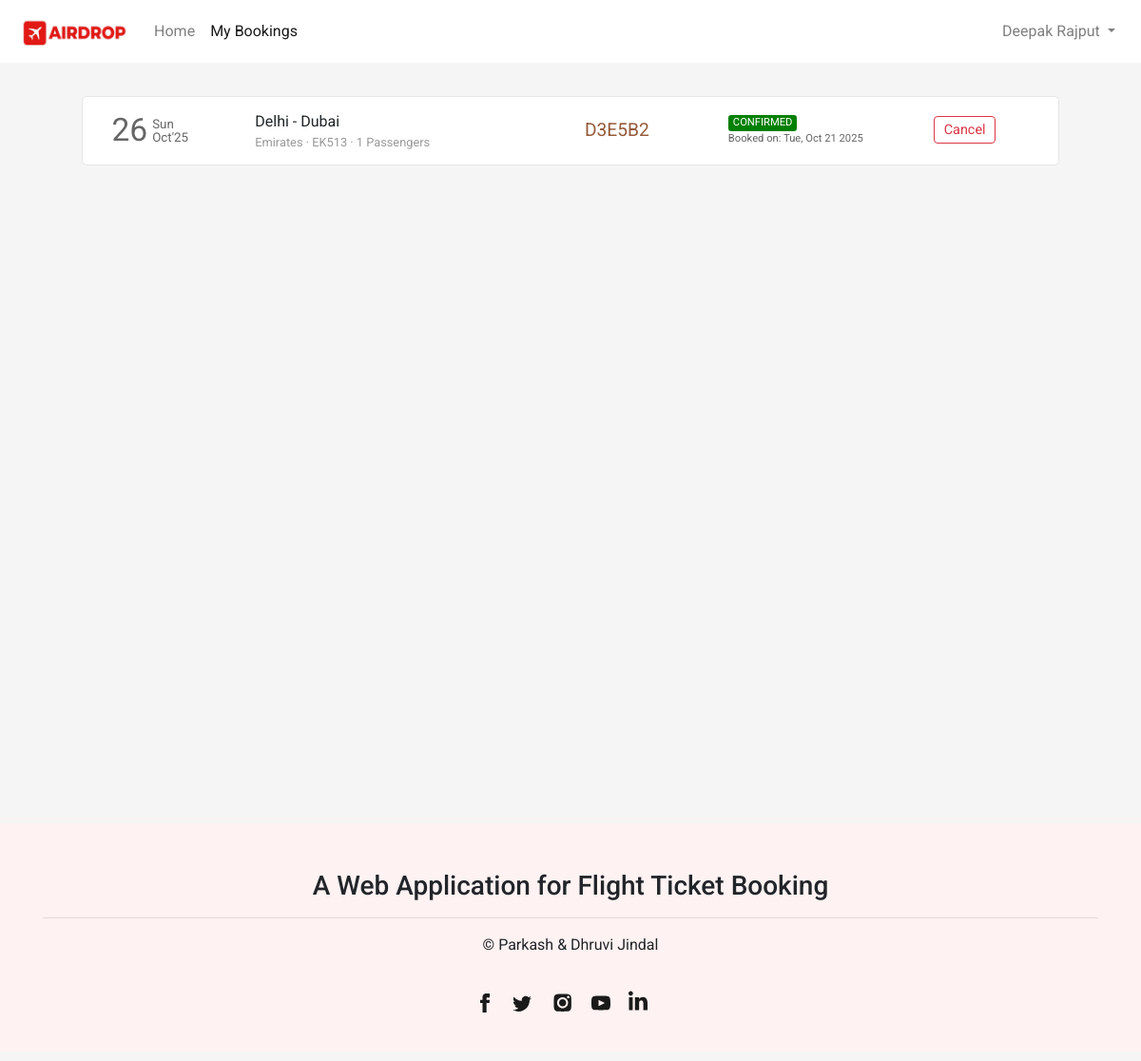
The app's page /flight/bookings (signed in), older data.
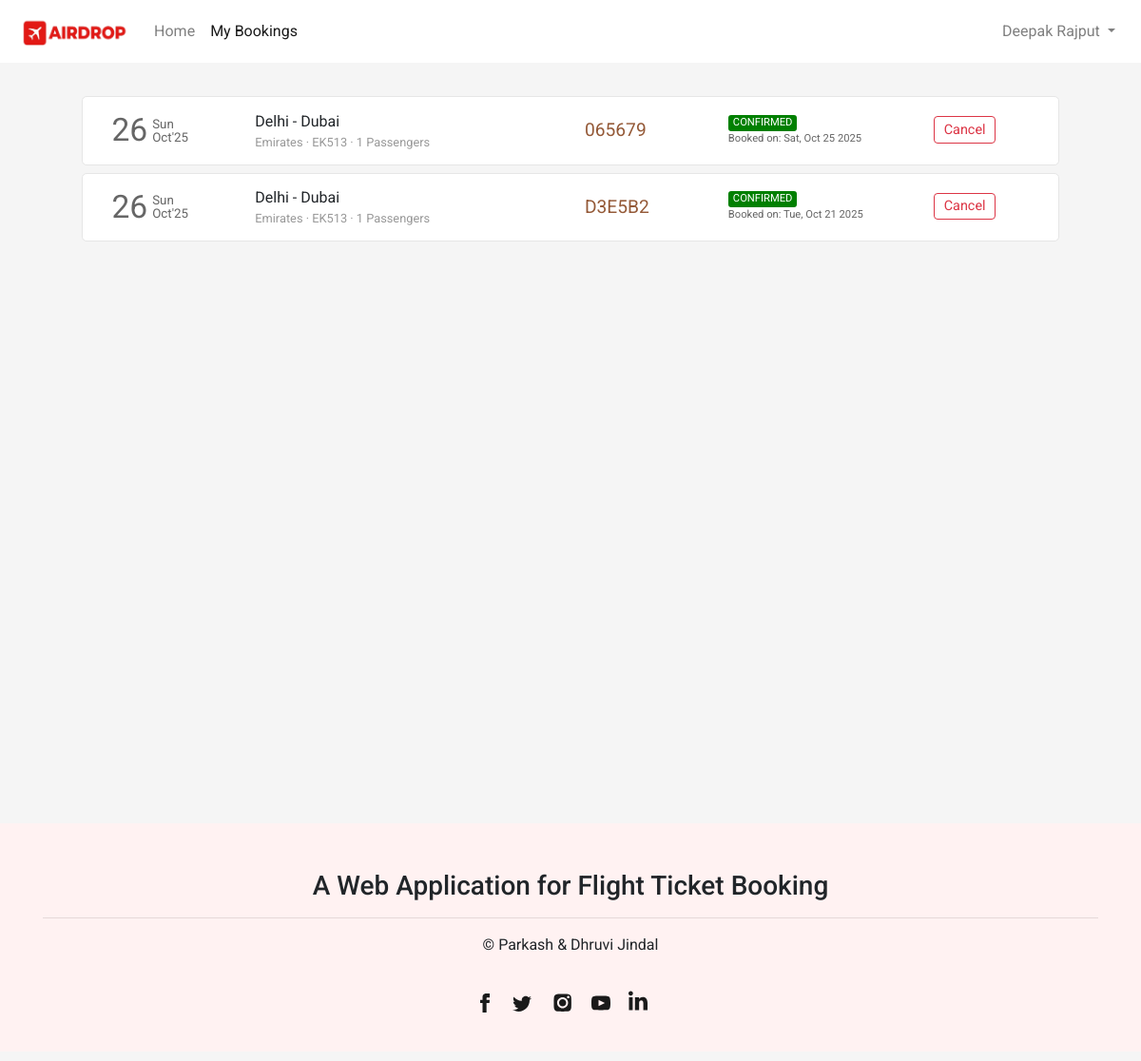
The same page, newer data.
### flight/models.py (models this page shows, shortened)
class User(AbstractUser):
    def __str__(self):
        return f"{self.id}: {self.first_name} {self.last_name}"

class Ticket(models.Model):
    user = models.ForeignKey(User,on_delete=models.CASCADE,related_name="bookings", blank=True, null=True)
    ref_no = models.CharField(max_length=6, unique=True)
    passengers = models.ManyToManyField(Passenger, related_name="flight_tickets")
    flight = models.ForeignKey(Flight, on_delete=models.CASCADE, related_name="tickets", blank=True, null=True)
    flight_ddate = models.DateField(blank=True, null=True)
    flight_adate = models.DateField(blank=True, null=True)
    flight_fare = models.FloatField(blank=True,null=True)
    other_charges = models.FloatField(blank=True,null=True)
    coupon_used = models.CharField(max_length=15,blank=True)
    coupon_discount = models.FloatField(default=0.0)
    total_fare = models.FloatField(blank=True, null=True)
    seat_class = models.CharField(max_length=20, choices=SEAT_CLASS)
    booking_date = models.DateTimeField(default=datetime.now)
    mobile = models.CharField(max_length=20,blank=True)
    email = models.EmailField(max_length=45, blank=True)
    status = models.CharField(max_length=45, choices=TICKET_STATUS)

class Flight(models.Model):
    origin = models.ForeignKey(Place, on_delete=models.CASCADE, related_name="departures")
    destination = models.ForeignKey(Place, on_delete=models.CASCADE, related_name="arrivals")
    depart_time = models.TimeField(auto_now=False, auto_now_add=False)
    depart_day = models.ManyToManyField(Week, related_name="flights_of_the_day")
    duration = models.DurationField(null=True)
    arrival_time = models.TimeField(auto_now=False, auto_now_add=False)
    plane = models.CharField(max_length=24)
    airline = models.CharField(max_length=64)
    economy_fare = models.FloatField(null=True)
    business_fare = models.FloatField(null=True)
    first_fare = models.FloatField(null=True)

class Place(models.Model):
    city = models.CharField(max_length=64)
    airport = models.CharField(max_length=64)
    code = models.CharField(max_length=3)
    country = models.CharField(max_length=64)

### flight/views.py (the view)
# urls.py: path('flight/bookings', views.bookings, name="bookings"),
def bookings(request):
    if request.user.is_authenticated:
        tickets = Ticket.objects.filter(user=request.user).order_by('-booking_date')
        return render(request, 'flight/bookings.html', {
            'page': 'bookings',
            'tickets': tickets
        })
    else:
        return HttpResponseRedirect(reverse('login'))

### flight/templates/flight/bookings.html (shortened to what this page needs)
{% extends 'flight/layout.html' %}
{% load static %}
{% block head %}
    <link rel="stylesheet" href="{% static 'css/bookings_style.css' %}">
{% endblock head %}
{% block body %}
    <section class="section section1">
        <div class="container">
            {% if tickets %}
                {% for ticket in tickets %}
                    <div class="row each-booking-div" id="{{ticket.ref_no}}">
                        <div class="col-2" style="display: flex;">
                            <div style="display: flex; color: #666666; margin-top: auto;">
                                <div>
                                    <span style="font-size: 2.1em;">{{ticket.flight_ddate | date:"d"}}</span>
                                </div>
                                <div style="font-size: smaller; display: flex; margin: auto 0; padding-left: 5px; line-height: 1em;">
                                    <div style="margin: auto;">
                                        <div style="margin-bottom: 1px;">{{ticket.flight_ddate | date:"D"}}</div>
                                        <div style="margin-top: 1px;">{{ticket.flight_ddate | date:"M'y"}}</div>
                                    </div>
                                </div>
                            </div>
                        </div>
                        <div class="col-4 middle-div">
                            <div style="width:100%">
                                <div class="row places-div" style=" display: flex;">
                                    <div style="max-width: 45%;">{{ticket.flight.origin.city}}</div>
                                    <div>&nbsp;-&nbsp;</div>
                                    <div style="max-width: 45%;">{{ticket.flight.destination.city}}</div>
                                </div>
                                <div class="row places-div" style="font-size: .8em; color: #999999; ">
                                    <div style="max-width: 100%;">{{ticket.flight.airline}} &middot; {{ticket.flight.plane}} &middot; {{ticket.passengers.count}} Passengers</div>
                                </div>
                            </div>
                        </div>
                        <div class="col-2 middle-div">
                            <div style="font-size: 1.2em; color: #945937;">{{ticket.ref_no}}</div>
                        </div>
                        <div class="col-2 middle-div">
                            <div>
                                <div class="row status-div">
                                    {% if ticket.status == 'CONFIRMED' %}
                                        <div class="green">{{ticket.status}}</div>
                                    {% endif %}
                                </div>
                                <div class="row booking-date-div" style="font-size: .7em; color: #666;">
                                    {% if ticket.status == 'CONFIRMED' %}
                                        Booked on: {{ticket.booking_date | date:"D, M d Y"}}
                                    {% endif %}
                                </div>
                            </div>
                        </div>
                        <div class="col-2 last-div">
                            <div>
                                <div class="ticket-action-div">
                                    {% if ticket.status == 'CONFIRMED' %}
                                        <button class="btn btn-outline-danger btnp cbtn"  data-ref="{{ticket.ref_no}}" onclick="popup(this)">Cancel</button>
                                    {% endif %}
                                </div>
                            </div>
                        </div>
                    </div>
                {% endfor %}
            {% endif %}
        </div>
    </section>
{% endblock %}

### flight/templates/flight/layout.html (shortened to what this page needs)
{% load static%}
<!DOCTYPE html>
<html lang="en">
<head>
  <link rel="stylesheet" href="https://stackpath.bootstrapcdn.com/bootstrap/4.4.1/css/bootstrap.min.css">
  <link rel="stylesheet" href="https://use.typekit.net/cav5lva.css">
  <link rel="stylesheet" href="{% static 'css/layout_style.css' %}">
  {% block head %}
  {% endblock %}
</head>
<body>
  <div class="container-fluid">
    <nav class="navbar navbar-expand-lg navbar-light">
      <a class="navbar-brand" href="{% url 'index' %}">
          <img src="{% static 'img/icon_logo.png' %}" height="34" alt="">
      </a>
      <div class="collapse navbar-collapse" id="navbarSupportedContent">
        <ul class="navbar-nav mr-auto">
          <li class="nav-item {% if not page %}active{% endif %}">
            <a class="nav-link" href="{% url 'index' %}">Home</a>
          </li>
          <li class="nav-item {% if page == 'bookings' %}active{% endif %}">
            <a class="nav-link" href="{% url 'bookings' %}">My Bookings</a>
          </li>
        </ul>
        <ul class="navbar-nav">
          {% if not user.is_authenticated %}
            <li class="nav-item">
              <button class="btn btn-outline-danger" style="border-radius: 25rem;" onclick="window.location.href = '/login';">
                <svg width="1.1em" height="1.1em" viewBox="0 1.5 16 16" class="bi bi-person-fill" fill="currentColor" xmlns="http://www.w3.org/2000/svg">
                  <path fill-rule="evenodd" d="M3 14s-1 0-1-1 1-4 6-4 6 3 6 4-1 1-1 1H3zm5-6a3 3 0 1 0 0-6 3 3 0 0 0 0 6z"/>
                </svg>
                Login
              </button>
            </li>
          {% else %}
            <li class="nav-item dropdown my-account">
              <a class="nav-link dropdown-toggle" href="#" id="navbarDropdown" role="button" data-toggle="dropdown" aria-haspopup="true" aria-expanded="false">
                {{user.first_name}} {{user.last_name}}
              </a>
            </li>
          {% endif %}
        </ul>
      </div>
    </nav>
    <main>
      {% block body %}{% endblock %}
    </main>
    <footer>
      <div class="container">
        <div>
          <div>
            <h3 class="text-center">A Web Application for Flight Ticket Booking</h3>
            <hr>
            <p class="text-center">© Parkash & Dhruvi Jindal</p>
          </div>
          <div class="social-links">
            <div class="social-icons">
              <a href="" class="social-icon">
              </a>
              <a href="#" class="social-icon">
              </a>
              <a href="#" class="social-icon">
              </a>
              <a href="#" class="social-icon">
              </a>
              <a href="#" class="social-icon">
              </a>
            </div>
          </div>
        </div>
      </div>
    </footer>
  </div>
</body>
</html>

### flight/static/css/layout_style.css (style rules this page uses)
body { margin: 0px; padding: 0px; font-family: "Rubik", sans-serif; font-weight: normal; font-style: normal; min-width: 250px; }
.container-fluid { padding-left: 0px; padding-right: 0px; }
.navbar { padding: .7rem 1.2rem; background-color: #fff; transition-duration: .2s; }
.section { background-size: cover; background-position: center; background-repeat: no-repeat; padding: 30px 50px; min-height: 100vh; }
footer { background-color: rgb(255,242,242); margin-top: 0px; padding-top: 1px; }
footer .container > div { font-family: Barlow, sans-serif; margin: 48px 0px 10px; flex-shrink: 0; max-width: 100%; overflow: hidden; }
.social-icons { list-style-type: none; display: flex; margin: 0px auto; padding: 20px 0px; width: 100%; max-width: 200px; justify-content: space-evenly; }
.social-icons a { height: 44px; width: 44px; }

### flight/static/css/bookings_style.css (style rules this page uses)
* { font-family: 'Roboto', sans-serif; }
body { background-color: #f5f5f5; word-wrap: break-word; }
.container { cursor: pointer; }
.each-booking-div { width: 96%; margin: 5px auto 8px auto; transition-duration: .4s; padding: 10px 15px; background-color: #fff; border: 1px solid #e6e6e6; border-radius: 5px; }
.btnp { padding: .15rem .6rem; font-size: .9em; margin-top: 3px; margin-bottom: 5px; }
.each-booking-div > div { display: flex; overflow: auto; }
.each-booking-div > div > div { margin-top: auto; margin-bottom: auto; width: 100%; }
.green, .red, .orange { border-radius: 3px; color: white; padding-left: 5px; padding-right: 5px; font-size: .7em; }
.green { background-color: green; }
.ticket-action-div { display: flex; justify-content: space-evenly; }

Row changes from the older to the newer data that the page shows:
added Ticket: flight_ddate "26", flight_ddate "Sun", flight_ddate "Oct'25", flight.origin.city "Delhi", flight.destination.city "Dubai", flight.airline "Emirates", flight.plane "EK513", passengers.count "1", ref_no "065679", status "CONFIRMED", booking_date "Sat, Oct 25 2025"
